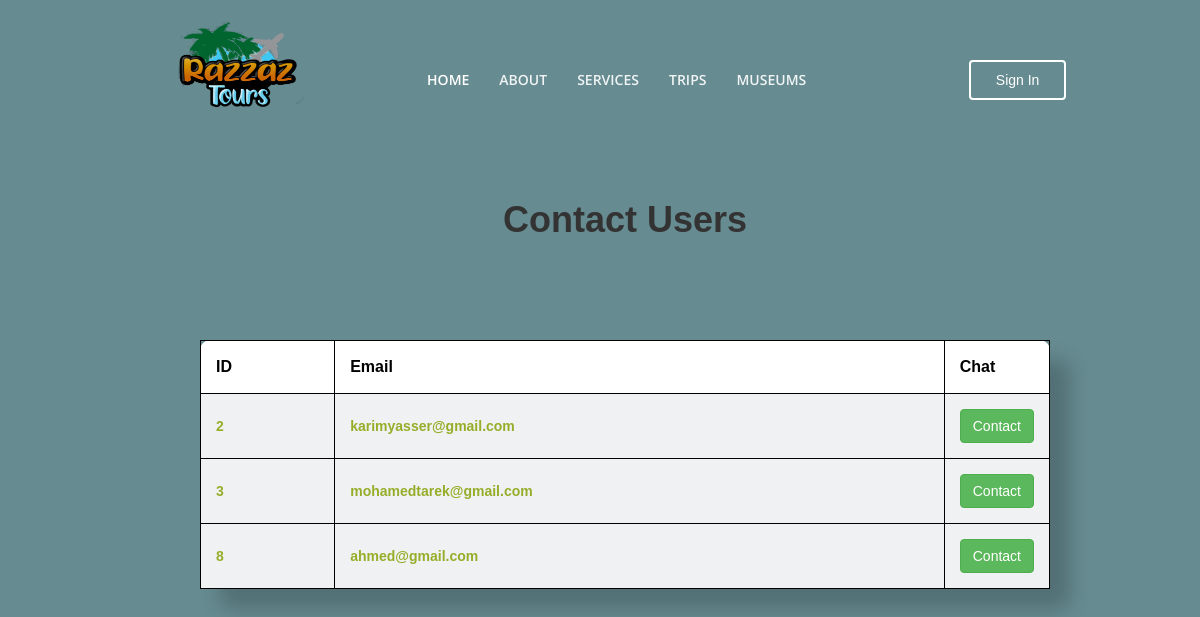
Before: /message_users.php with the older database file.
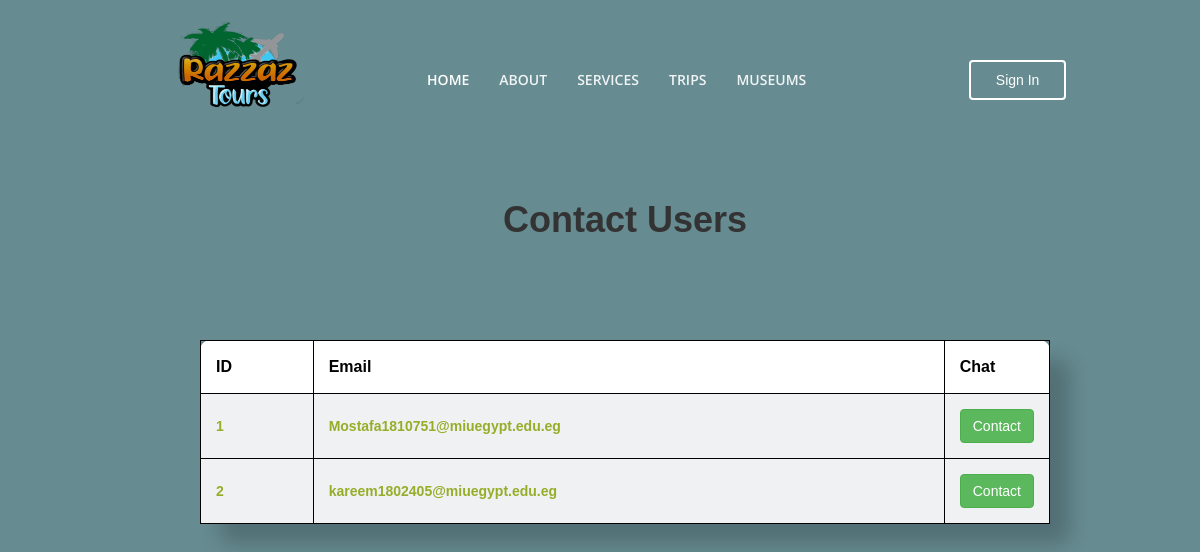
After: the same page with the newer database file.
### tables this page shows
CREATE TABLE `users` (
  `ID` int(11) NOT NULL,
  `First Name` varchar(255) NOT NULL,
  `Last Name` varchar(255) NOT NULL,
  `Email` varchar(255) NOT NULL,
  `Gender` varchar(255) NOT NULL,
  `Number` varchar(255) NOT NULL,
  `Password` varchar(255) NOT NULL,
  `Picture` varchar(55) NOT NULL,
  `User_Type_ID` int(11) NOT NULL DEFAULT 2
);

### message_users.php (the view, shortened to what this page needs)
<!DOCTYPE html>
<html>
<head>
	<?php
	include('DB.php');
   include'NavBarH.php';
	?>
  <link rel="stylesheet" href="https://maxcdn.bootstrapcdn.com/bootstrap/3.3.7/css/bootstrap.min.css">
 <link rel="stylesheet" href="EditUsersInfo.css">
<div class="h" > <h1><b>Contact Users<b> </h1></div>
</head>
<body>
<form>
<table class="mx-auto" id="f">
  <thead>
    <tr>
      <th scope="col">ID</th>
      <th scope="col">Email</th>
      <th scope="col">Chat</th>
    </tr>
  </thead>
  <tbody>
    <?php
       $query = "SELECT * FROM users WHERE User_Type_ID = 2";
       $result = mysqli_query($conn,$query);
		while($row = $result -> fetch_array(MYSQLI_ASSOC)) {
		    $id = $row['ID'];
		    $email = $row['Email'];
		?>
	<tr>
		<td><?php echo $id; ?></td>
        <td><?php echo $email; ?></td>
      <td style="width: 80px" ><a class="btn btn-success" href="chatAdmin.php?id=<?php echo $row['ID'] ?>">Contact</a> </td>
	</tr>
	<?php
    }
    ?>
  </tbody>
</table>
</form>
</body>
</html>

Changed rows visible on the page:
removed users: ID "3", Email "mohamedtarek@gmail.com"
removed users: ID "8", Email "ahmed@gmail.com"
now on this page (row edited): users: ID "1", Email "Mostafa1810751@miuegypt.edu.eg"
changed users id 2: Email "karimyasser@gmail.com" → "kareem1802405@miuegypt.edu.eg"
